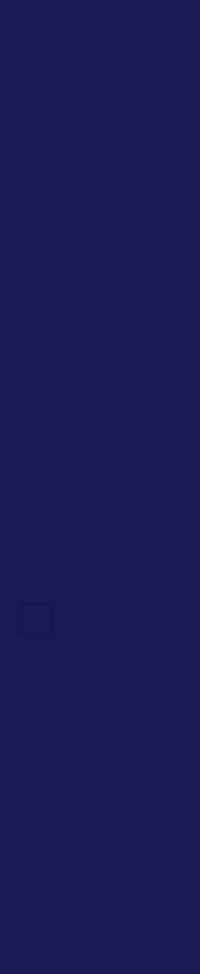
     <widget class="QWidget" name="minimize_slider_menu_widget" native="true">
      <property name="styleSheet">
       <string notr="true">QWidget{
	background-color:#1B1A55;
}
QPushButton{
	height:50px;
	weight:220px;
	border:none;
	border-radius:5px;

}
QCheckBox{
	height:50px;
	weight:220px;
}
QPushButton:checked{
	background-color:#9290C3;
	color: #9290C3;
	font-weight:bold;
}
</string>
      </property>
      <layout class="QVBoxLayout" name="verticalLayout_6">
       <item>
        <widget class="QPushButton" name="pushButton_2">
         <property name="text">
          <string/>
         </property>
         <property name="icon">
          <iconset resource="../../OneDrive/Belgeler/GitHub/financaITrackingProject/dashboard/dashboard.qrc">
           <normaloff>:/img/img/home.svg</normaloff>:/img/img/home.svg</iconset>
         </property>
         <property name="iconSize">
          <size>
           <width>32</width>
           <height>32</height>
          </size>
         </property>
         <property name="checkable">
          <bool>true</bool>
         </property>
         <property name="autoRepeat">
          <bool>false</bool>
         </property>
         <property name="autoExclusive">
          <bool>true</bool>
         </property>
        </widget>
       </item>
       <item>
        <spacer name="verticalSpacer">
         <property name="orientation">
          <enum>Qt::Vertical</enum>
         </property>
         <property name="sizeHint" stdset="0">
          <size>
           <width>20</width>
           <height>49</height>
          </size>
         </property>
        </spacer>
       </item>
       <item>
        <layout class="QVBoxLayout" name="verticalLayout_2">
         <property name="spacing">
          <number>15</number>
         </property>
         <item>
          <widget class="QPushButton" name="dashboard_minimize_button">
           <property name="text">
            <string/>
           </property>
           <property name="icon">
            <iconset resource="../../OneDrive/Belgeler/GitHub/financaITrackingProject/dashboard/dashboard.qrc">
             <normaloff>:/img/img/grid.svg</normaloff>:/img/img/grid.svg</iconset>
           </property>
           <property name="iconSize">
            <size>
             <width>32</width>
             <height>32</height>
            </size>
           </property>
           <property name="checkable">
            <bool>true</bool>
           </property>
           <property name="autoExclusive">
            <bool>true</bool>
           </property>
          </widget>
         </item>
         <item>
          <widget class="QPushButton" name="analist_minimize_button">
           <property name="text">
            <string/>
           </property>
           <property name="icon">
            <iconset resource="../../OneDrive/Belgeler/GitHub/financaITrackingProject/dashboard/dashboard.qrc">
             <normaloff>:/img/img/analist.svg</normaloff>:/img/img/analist.svg</iconset>
           </property>
           <property name="iconSize">
            <size>
             <width>32</width>
             <height>32</height>
            </size>
           </property>
           <property name="checkable">
            <bool>true</bool>
           </property>
           <property name="autoExclusive">
            <bool>true</bool>
           </property>
          </widget>
         </item>
         <item>
          <widget class="QPushButton" name="performance_minimize_button">
           <property name="text">
            <string/>
           </property>
           <property name="icon">
            <iconset resource="../../OneDrive/Belgeler/GitHub/financaITrackingProject/dashboard/dashboard.qrc">
             <normaloff>:/img/img/performance.svg</normaloff>:/img/img/performance.svg</iconset>
           </property>
           <property name="iconSize">
            <size>
             <width>32</width>
             <height>32</height>
            </size>
           </property>
           <property name="checkable">
            <bool>true</bool>
           </property>
           <property name="autoExclusive">
            <bool>true</bool>
           </property>
          </widget>
         </item>
         <item>
          <widget class="QPushButton" name="bills_minimize_button">
           <property name="text">
            <string/>
           </property>
           <property name="icon">
            <iconset resource="../../OneDrive/Belgeler/GitHub/financaITrackingProject/dashboard/dashboard.qrc">
             <normaloff>:/img/img/bills.svg</normaloff>:/img/img/bills.svg</iconset>
           </property>
           <property name="iconSize">
            <size>
             <width>32</width>
             <height>32</height>
            </size>
           </property>
           <property name="checkable">
            <bool>true</bool>
           </property>
           <property name="autoExclusive">
            <bool>true</bool>
           </property>
          </widget>
         </item>
         <item>
          <widget class="QPushButton" name="wallet_minimize_button">
           <property name="text">
            <string/>
           </property>
           <property name="icon">
            <iconset resource="../../OneDrive/Belgeler/GitHub/financaITrackingProject/dashboard/dashboard.qrc">
             <normaloff>:/img/img/wallet.svg</normaloff>:/img/img/wallet.svg</iconset>
           </property>
           <property name="iconSize">
            <size>
             <width>32</width>
             <height>32</height>
            </size>
           </property>
           <property name="checkable">
            <bool>true</bool>
           </property>
           <property name="autoExclusive">
            <bool>true</bool>
           </property>
          </widget>
         </item>
         <item>
          <widget class="QPushButton" name="goal_minimize_button">
           <property name="text">
            <string/>
           </property>
           <property name="icon">
            <iconset resource="../../OneDrive/Belgeler/GitHub/financaITrackingProject/dashboard/dashboard.qrc">
             <normaloff>:/img/img/crosshair.svg</normaloff>:/img/img/crosshair.svg</iconset>
           </property>
           <property name="iconSize">
            <size>
             <width>32</width>
             <height>32</height>
            </size>
           </property>
           <property name="checkable">
            <bool>true</bool>
           </property>
           <property name="autoExclusive">
            <bool>true</bool>
           </property>
          </widget>
         </item>
        </layout>
       </item>
       <item>
        <spacer name="verticalSpacer_2">
         <property name="orientation">
          <enum>Qt::Vertical</enum>
         </property>
         <property name="sizeHint" stdset="0">
          <size>
           <width>20</width>
           <height>97</height>
          </size>
         </property>
        </spacer>
       </item>
       <item>
        <layout class="QVBoxLayout" name="verticalLayout_3">
         <property name="spacing">
          <number>20</number>
         </property>
         <item>
          <widget class="QCheckBox" name="thema_minimize_button">
           <property name="font">
            <font>
             <family>Poppins</family>
             <pointsize>14</pointsize>
            </font>
           </property>
           <property name="styleSheet">
            <string notr="true">QCheckBox{
	color:white;
	padding-left: 10px;
}
QCheckBox::indicator {
	width: 32px;
	height: 32px;
}

QCheckBox::indicator:checked{
	image: url(:/img/img/toggle-right.svg);
}

QCheckBox::indicator:unchecked{

	image: url(:/img/img/toggle-left.svg);
}</string>
           </property>
           <property name="text">
            <string/>
           </property>
           <property name="checkable">
            <bool>true</bool>
           </property>
           <property name="autoExclusive">
            <bool>false</bool>
           </property>
          </widget>
         </item>
         <item>
          <widget class="QPushButton" name="settings_minimize_button">
           <property name="text">
            <string/>
           </property>
           <property name="icon">
            <iconset resource="../../OneDrive/Belgeler/GitHub/financaITrackingProject/dashboard/dashboard.qrc">
             <normaloff>:/img/img/settings.svg</normaloff>:/img/img/settings.svg</iconset>
           </property>
           <property name="iconSize">
            <size>
             <width>32</width>
             <height>32</height>
            </size>
           </property>
           <property name="checkable">
            <bool>true</bool>
           </property>
           <property name="autoExclusive">
            <bool>true</bool>
           </property>
          </widget>
         </item>
         <item>
          <widget class="QPushButton" name="logout_minimize_button">
           <property name="text">
            <string/>
           </property>
           <property name="icon">
            <iconset resource="../../OneDrive/Belgeler/GitHub/financaITrackingProject/dashboard/dashboard.qrc">
             <normaloff>:/img/img/log-out.svg</normaloff>:/img/img/log-out.svg</iconset>
           </property>
           <property name="iconSize">
            <size>
             <width>32</width>
             <height>32</height>
            </size>
           </property>
           <property name="checkable">
            <bool>true</bool>
           </property>
           <property name="autoExclusive">
            <bool>true</bool>
           </property>
          </widget>
         </item>
        </layout>
       </item>
       <item>
        <spacer name="verticalSpacer_5">
         <property name="orientation">
          <enum>Qt::Vertical</enum>
         </property>
         <property name="sizeHint" stdset="0">
          <size>
           <width>20</width>
           <height>64</height>
          </size>
         </property>
        </spacer>
       </item>
       <item>
        <widget class="QPushButton" name="profile_minimize_button">
         <property name="text">
          <string/>
         </property>
         <property name="icon">
          <iconset resource="../../OneDrive/Belgeler/GitHub/financaITrackingProject/dashboard/dashboard.qrc">
           <normaloff>:/img/img/default_profile.svg</normaloff>:/img/img/default_profile.svg</iconset>
         </property>
         <property name="iconSize">
          <size>
           <width>32</width>
           <height>32</height>
          </size>
         </property>
         <property name="checkable">
          <bool>true</bool>
         </property>
         <property name="autoExclusive">
          <bool>true</bool>
         </property>
        </widget>
       </item>
       <item>
        <spacer name="verticalSpacer_7">
         <property name="orientation">
          <enum>Qt::Vertical</enum>
         </property>
         <property name="sizeHint" stdset="0">
          <size>
           <width>20</width>
           <height>59</height>
          </size>
         </property>
        </spacer>
       </item>
      </layout>
     </widget>
